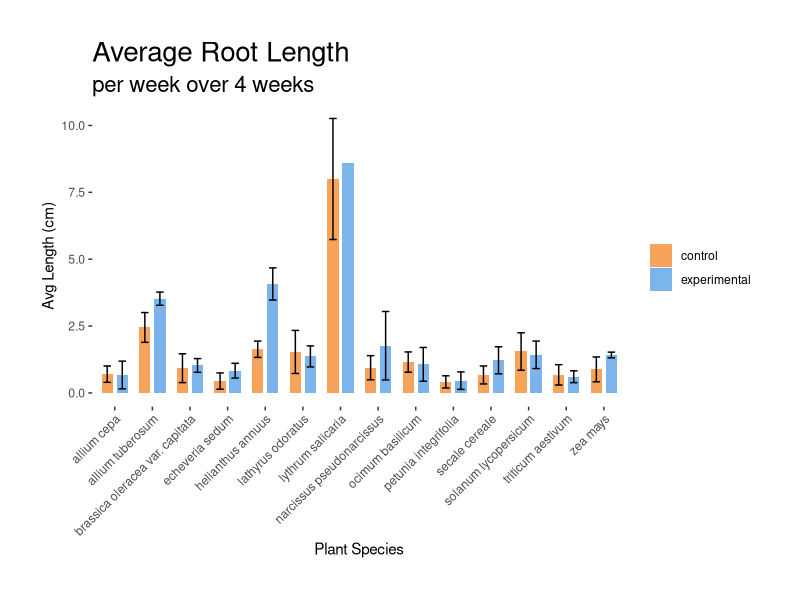
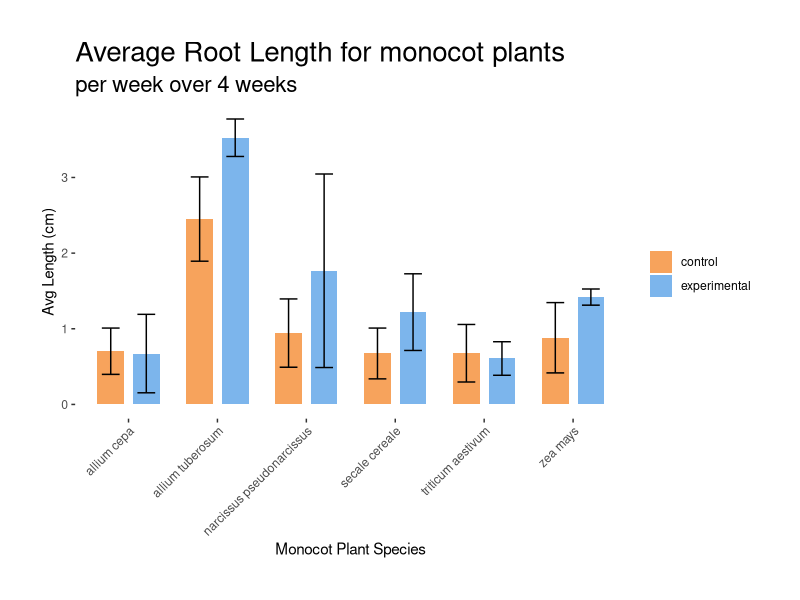
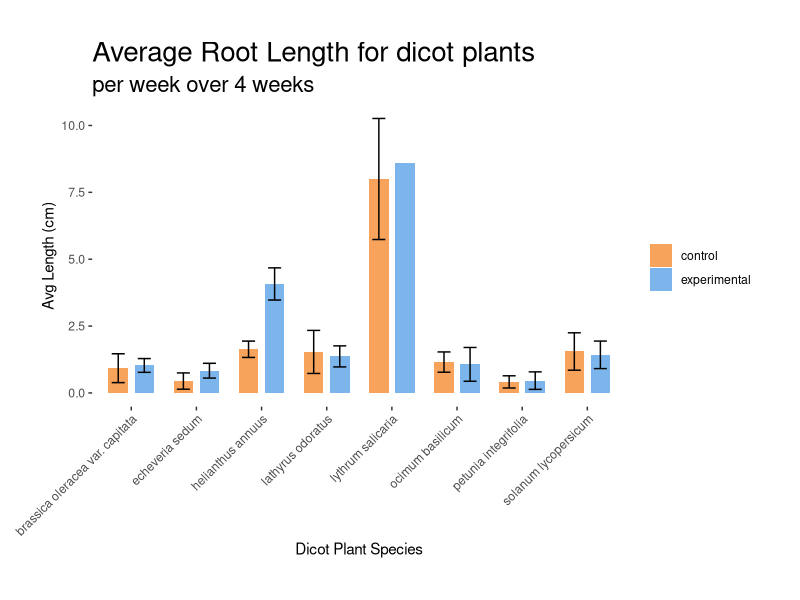
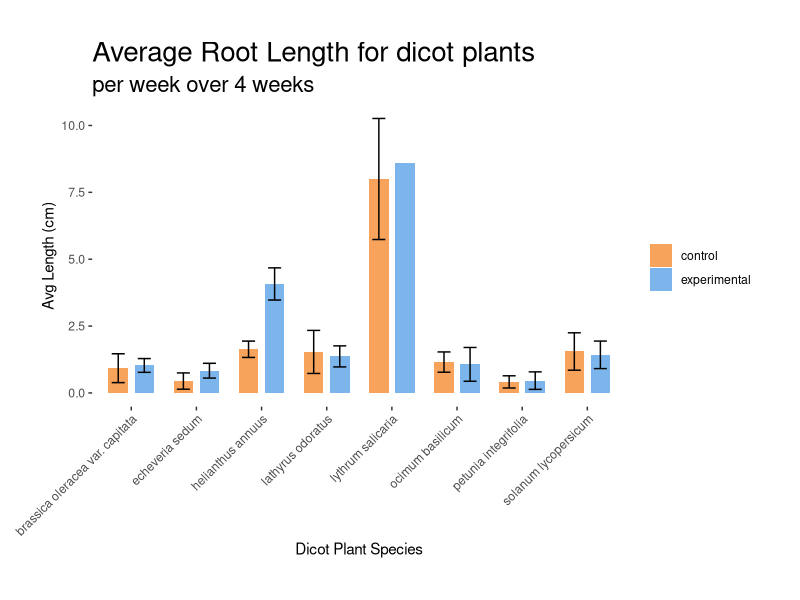
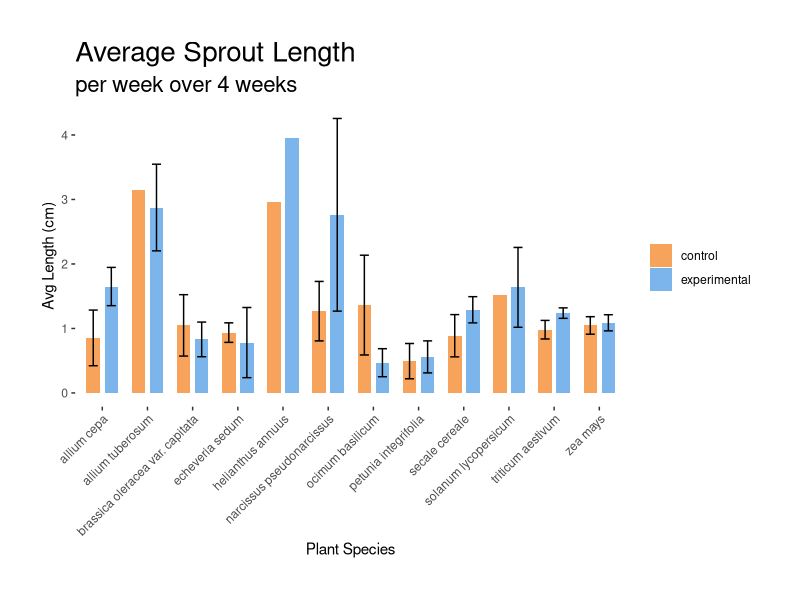
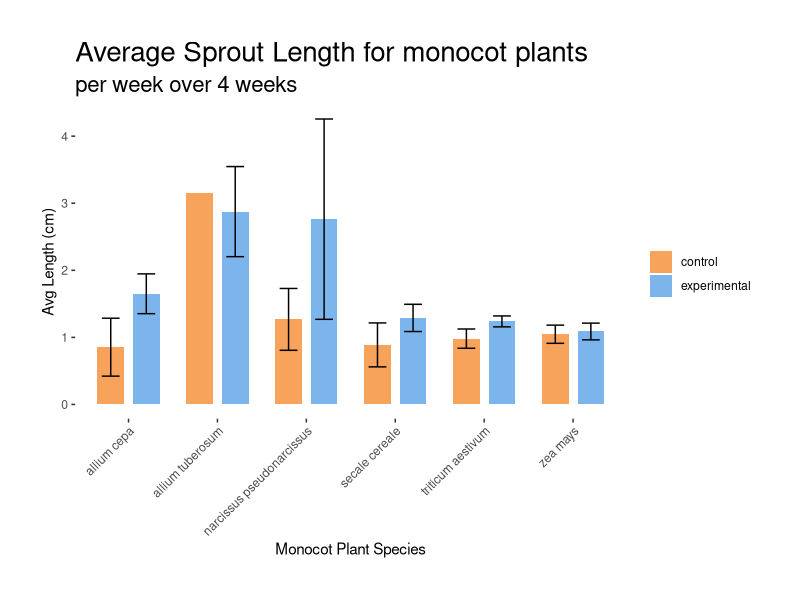
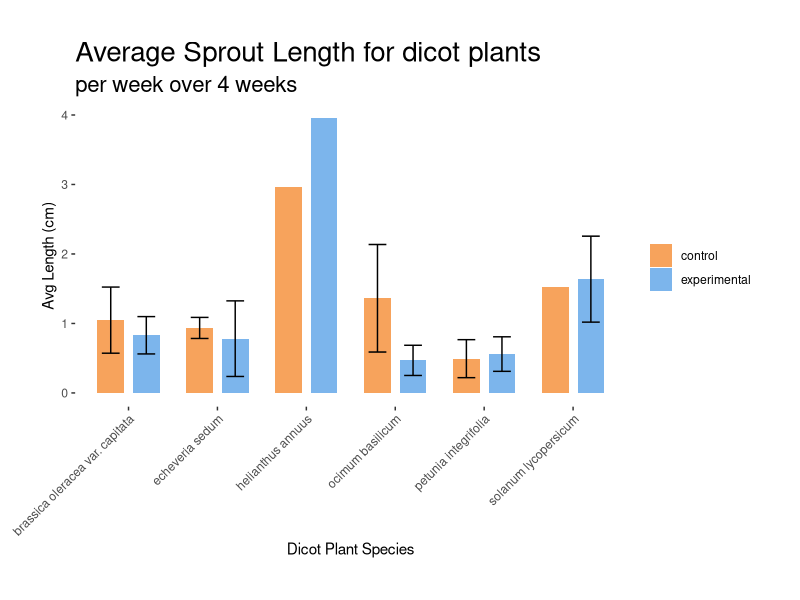
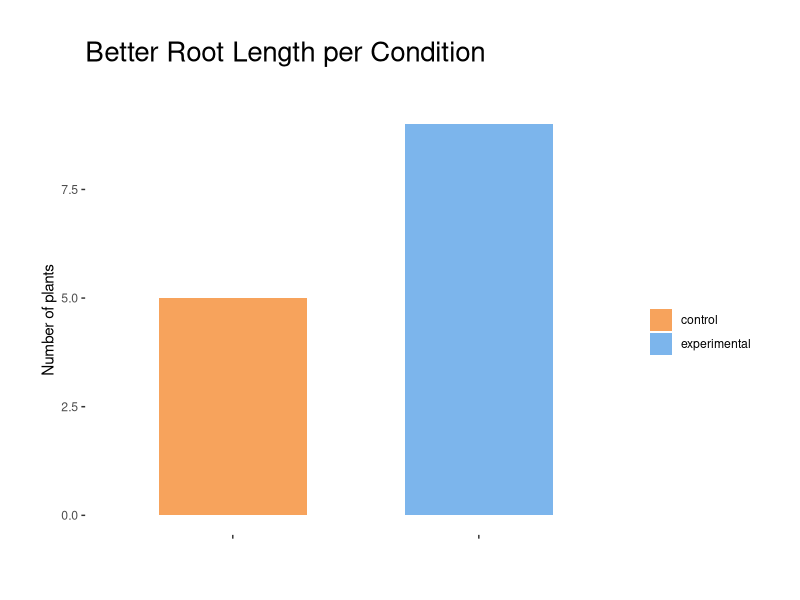

Generate these figures, in order, with R:
## ---- chunk 1
knitr::opts_chunk$set(echo = TRUE)
knitr::opts_chunk$set(fig.width=8)
knitr::opts_chunk$set(warning=FALSE)
## ---- chunk 2
#install.packages("dplyr")
#install.packages("tidyr")

#install.packages("ggplot2")

## ---- chunk 3
# for data manipulation:
library(dplyr)
library(tidyr)

# for visualization
library(ggplot2)
## ---- chunk 4
bioData <- read.csv("rawData.csv")
## ---- chunk 5
bioData[is.na(bioData)] <- 0
## ---- chunk 6
bioData$Plant.Type <- tolower(bioData$Plant.Type)
bioData$Control.Experimental <- tolower(bioData$Control.Experimental)
bioData$Common.Name <- tolower(bioData$Common.Name)
bioData$Scientific.Name <- tolower(bioData$Scientific.Name)
## ---- chunk 7
bioData$Group <- factor(bioData$Group)
bioData$Plant.Type <- factor(bioData$Plant.Type)
bioData$Control.Experimental <- factor(bioData$Control.Experimental)
## ---- chunk 8
bioData <- bioData %>%
  rename(Common_Name = Common.Name,
         Scientific_Name = Scientific.Name,
         Plant_Type = Plant.Type,
         Control_Experimental = Control.Experimental,
         Root_Count = number.of.roots.over.all,
         Sprout_Count = number.of.sprouts.over.all,
         Sprout_Week_1_Change_cm = Change.in.week.1..sprout.,
         Sprout_Week_2_Change_cm = change.in.week.2..sprout.,
         Sprout_Week_3_Change_cm = change.in.week.3..sprout.,
         Sprout_Week_4_Change_cm = change.in.week.4..sprout.,
         Seed_Amount = seed.amount,
         Seed_Amount_Variation = seed.amount.variation..,
         Root_Week_1_Change_cm = Change.in.week.1..root.,
         Root_Week_2_Change_cm = change.in.week.2..root.,
         Root_Week_3_Change_cm = change.in.week.3..root.,
         Root_Week_4_Change_cm = change.in.week.4..root.,
         Root_Lengths_cm = Indavidual.lengrths..roots.,
         Sprout_Lengths_cm = Indavidual.langth..sprouts.,
         Healthy_Seed_Count = healthy.seed.count
         )
## ---- chunk 9
bioData <- bioData %>% filter(Healthy_Seed_Count != 0)
## ---- chunk 10
# remove leading and trailing commas
remove_commas <- function(x) {
  gsub("^,|,$", "", x)
}
## ---- chunk 11
bioData <- bioData %>%
  group_by(Scientific_Name, Control_Experimental) %>%
  summarize(
    Common_Name = first(Common_Name),
    Root_Lengths_cm = remove_commas(paste(Root_Lengths_cm, collapse = ", ")),
    Plant_Type = first(Plant_Type),
    Root_Count = sum(Root_Count),
    Sprout_Count = sum(Sprout_Count),
    Sprout_Week_1_Change_cm = mean(Sprout_Week_1_Change_cm),
    Sprout_Week_2_Change_cm = mean(Sprout_Week_2_Change_cm),
    Sprout_Week_3_Change_cm = mean(Sprout_Week_3_Change_cm),
    Sprout_Week_4_Change_cm = mean(Sprout_Week_4_Change_cm),
    Seed_Amount = sum(Seed_Amount),
    Seed_Amount_Variation = first(Seed_Amount_Variation),
    Root_Week_1_Change_cm = mean(Root_Week_1_Change_cm),
    Root_Week_2_Change_cm = mean(Root_Week_2_Change_cm),
    Root_Week_3_Change_cm = mean(Root_Week_3_Change_cm),
    Root_Week_4_Change_cm = mean(Root_Week_4_Change_cm),
    Sprout_Lengths_cm = remove_commas(paste(Sprout_Lengths_cm, collapse = ", ")),
    Healthy_Seed_Count = sum(Healthy_Seed_Count)
  ) %>%
  ungroup()
## ---- chunk 12
bioData <- bioData %>% mutate(id = row_number())
bioData <- bioData %>% select(id, everything())
## ---- chunk 13
rootLengthsData <- bioData %>% separate_rows(Root_Lengths_cm, sep = ",") %>% select(id, Root_Length_cm = Root_Lengths_cm)
## ---- chunk 14
rootLengthsData <- rootLengthsData %>% mutate(Root_Length_cm = as.numeric(Root_Length_cm))
## ---- chunk 15
sproutLengthsData <- bioData %>%
  separate_rows(Sprout_Lengths_cm, sep = ",") %>%
  select(id, Sprout_Length_cm = Sprout_Lengths_cm) %>%
  mutate(Sprout_Length_cm = as.numeric(Sprout_Length_cm))

sproutLengthsData <- sproutLengthsData[complete.cases(sproutLengthsData),]
## ---- chunk 16
bioData <- bioData %>% select(-Root_Lengths_cm, -Sprout_Lengths_cm)
## ---- chunk 17
weeklyRootGrowths <- gather(
                      select(bioData, 
                            id, Scientific_Name, Control_Experimental, Common_Name, Plant_Type,
                            "1" = Root_Week_1_Change_cm, 
                            "2" = Root_Week_2_Change_cm, 
                            "3" = Root_Week_3_Change_cm, 
                            "4" = Root_Week_4_Change_cm), 
                      key = "week", 
                      value = "measurement_cm",
                      -id, -Scientific_Name, -Control_Experimental, -Common_Name, -Plant_Type)
weeklyRootGrowths <- weeklyRootGrowths %>% mutate(week = as.numeric(week))
bioData <- bioData %>% select(-Root_Week_1_Change_cm, -Root_Week_2_Change_cm, -Root_Week_3_Change_cm, -Root_Week_4_Change_cm)
## ---- chunk 18
weeklySproutGrowths <- gather(
                      select(bioData, 
                            id, Scientific_Name, Control_Experimental, Common_Name, Plant_Type,
                            "1" = Sprout_Week_1_Change_cm, 
                            "2" = Sprout_Week_2_Change_cm, 
                            "3" = Sprout_Week_3_Change_cm, 
                            "4" = Sprout_Week_4_Change_cm), 
                      key = "week", 
                      value = "measurement_cm",
                      -id, -Scientific_Name, -Control_Experimental, -Common_Name, -Plant_Type)
weeklySproutGrowths <- weeklySproutGrowths %>% mutate(week = as.numeric(week))
bioData <- bioData %>% select(-Sprout_Week_1_Change_cm, -Sprout_Week_2_Change_cm, -Sprout_Week_3_Change_cm, -Sprout_Week_4_Change_cm)
## ---- chunk 19
calculate_summary <- function(main_data, summary_data, id_col, summary_col, summary_name, summary_method){
  summary_values <- summary_data %>%
    group_by({{id_col}}) %>%
    summarize(
      {{summary_name}} := summary_method({{summary_col}})
    )
  
  result <- left_join(main_data, summary_values, by = join_by({{id_col}}))
  return(result)
}
## ---- chunk 20
bioData <- calculate_summary(bioData, rootLengthsData, id, Root_Length_cm, avg_root_length_cm, mean) # average root length
bioData <- mutate(bioData, avg_root_length_cm = avg_root_length_cm / Healthy_Seed_Count)
bioData <- calculate_summary(bioData, sproutLengthsData, id, Sprout_Length_cm, avg_sprout_length_cm, mean) # average sprout length
bioData <- mutate(bioData, avg_sprout_length_cm = avg_sprout_length_cm / Healthy_Seed_Count)
bioData <- calculate_summary(bioData, rootLengthsData, id, Root_Length_cm, median_root_length_cm, median) # Median sprout length
bioData <- calculate_summary(bioData, sproutLengthsData, id, Sprout_Length_cm, median_sprout_length_cm, median) # Median sprout length
bioData <- calculate_summary(bioData, rootLengthsData, id, Root_Length_cm, root_length_sd, sd) # root length standard deviation
bioData <- mutate(bioData, root_length_sd = root_length_sd / Healthy_Seed_Count)
bioData <- calculate_summary(bioData, sproutLengthsData, id, Sprout_Length_cm, sprout_length_sd, sd) # sprout length standard deviation
bioData <- mutate(bioData, sprout_length_sd = sprout_length_sd / Healthy_Seed_Count)

# set all na values to 0
#bioData[is.na(bioData)] <- 0
## ---- chunk 21
create_bar_plot <- function(data, x_val, y_val, fill_val, sd = NULL, titleName, subtitleName = NULL, x_title, y_title, legend = TRUE, hideXAxisText = FALSE,...){
  colors <- c("experimental" = "#7cb5ec", "control" = "#f7a35c")
  
  chart <- ggplot(data, aes(x = {{x_val}}, y = {{y_val}}, fill = {{fill_val}})) +
          geom_bar(stat = "identity", position = position_dodge(width = 0.8), width = 0.6) +
            scale_fill_manual(values = colors, name = "") +
            labs(title = titleName, subtitle = subtitleName, x = x_title, y = y_title) +
            theme(axis.text.x = element_text(angle = 45, hjust = 1),
                  plot.title = element_text(size = 20),
                  plot.margin = margin(30, 30, 30, 30, "pt"),
                  plot.background = element_rect(fill = "white"),      # Set plot background color
                  panel.background = element_rect(fill = "white"))  # Rotate x-axis labels for better readability
  
  if(!missing(sd)){
    sd_filter <- !is.null(data[[deparse(substitute(sd))]]) & data[[deparse(substitute(sd))]] > 0
    chart <- chart + geom_errorbar(aes(ymin = pmax({{y_val}} - {{sd}}, 0), 
                                        ymax = {{y_val}} + {{sd}}), 
                                        width = 0.4, 
                                        position = position_dodge(width = 0.8), na.rm = TRUE)
  }
  
  if(!missing(subtitleName)){
    chart <- chart + theme(plot.subtitle = element_text(size = 16))
  }
  
  if(!legend){
    chart <- chart + guides(fill = FALSE)
  }
  
  if(hideXAxisText){
    chart <- chart + theme(axis.text.x = element_blank()) + labs(x = "")
  }
  
  fileName <- paste("charts/",titleName,".png")
  suppressMessages(ggsave(fileName, chart))
  return(chart)
}


## ---- chunk 22
bioDataRoot <- bioData %>%
              group_by(Scientific_Name) %>%
              filter(n() == 2) %>%
              filter(all(avg_root_length_cm != 0))
## ---- chunk 23
create_bar_plot(data = bioDataRoot,
                x_val = Scientific_Name,
                y_val = avg_root_length_cm,
                fill_val = Control_Experimental,
                sd = root_length_sd,
                titleName = "Average Root Length",
                subtitleName = "per week over 4 weeks",
                x_title = "Plant Species",
                y_title = "Avg Length (cm)")

## ---- chunk 24
create_bar_plot(data = subset(bioDataRoot, Plant_Type == "monocot"),
                x_val = Scientific_Name,
                y_val = avg_root_length_cm,
                fill_val = Control_Experimental,
                sd = root_length_sd,
                titleName = "Average Root Length for monocot plants",
                subtitleName = "per week over 4 weeks",
                x_title = "Monocot Plant Species",
                y_title = "Avg Length (cm)")
## ---- chunk 25
create_bar_plot(data = subset(bioDataRoot, Plant_Type == "dicot"),
                x_val = Scientific_Name,
                y_val = avg_root_length_cm,
                fill_val = Control_Experimental,
                sd = root_length_sd,
                titleName = "Average Root Length for dicot plants",
                subtitleName = "per week over 4 weeks",
                x_title = "Dicot Plant Species",
                y_title = "Avg Length (cm)")
## ---- chunk 26
unique_plant_names <- unique(bioDataRoot$Scientific_Name)
# Iterate through each unique plant name
for(plant_name in unique_plant_names){
  # Generate a chart for the current plant
  create_bar_plot(data = filter(bioDataRoot, Scientific_Name == plant_name),
                  x_val = Scientific_Name,
                  y_val = avg_root_length_cm,
                  fill_val = Control_Experimental,
                  sd = root_length_sd,
                  titleName = paste("Average Root Length for",plant_name),
                  subtitleName = "per week over 4 weeks",
                  x_title = "Plant Species",
                  y_title = "Avg Length (cm)",
                  hideXAxisText = TRUE)
}

## ---- chunk 27
create_bar_plot(data = subset(bioDataRoot, Plant_Type == "dicot"),
                x_val = Scientific_Name,
                y_val = avg_root_length_cm,
                fill_val = Control_Experimental,
                sd = root_length_sd,
                titleName = "Average Root Length for dicot plants",
                subtitleName = "per week over 4 weeks",
                x_title = "Dicot Plant Species",
                y_title = "Avg Length (cm)")
## ---- chunk 28
bioDataSprout <- bioData %>%
              group_by(Scientific_Name) %>%
              filter(n() == 2) %>%
              filter(all(avg_sprout_length_cm != 0))
## ---- chunk 29
create_bar_plot(data = bioDataSprout,
                x_val = Scientific_Name,
                y_val = avg_sprout_length_cm,
                fill_val = Control_Experimental,
                sd = sprout_length_sd,
                titleName = "Average Sprout Length",
                subtitleName = "per week over 4 weeks",
                x_title = "Plant Species",
                y_title = "Avg Length (cm)")
## ---- chunk 30
# Iterate through each unique plant name
for(plant_name in unique_plant_names){
  # Generate a chart for the current plant
  create_bar_plot(data = filter(bioDataSprout, Scientific_Name == plant_name),
                  x_val = Scientific_Name,
                  y_val = avg_sprout_length_cm,
                  fill_val = Control_Experimental,
                  sd = sprout_length_sd,
                  titleName = paste("Average Sprout Length for",plant_name),
                  subtitleName = "per week over 4 weeks",
                  x_title = "Plant Species",
                  y_title = "Avg Length (cm)",
                  hideXAxisText = TRUE)
}
## ---- chunk 31
create_bar_plot(data = subset(bioDataSprout, Plant_Type == "monocot"),
                x_val = Scientific_Name,
                y_val = avg_sprout_length_cm,
                fill_val = Control_Experimental,
                sd = sprout_length_sd,
                titleName = "Average Sprout Length for monocot plants",
                subtitleName = "per week over 4 weeks",
                x_title = "Monocot Plant Species",
                y_title = "Avg Length (cm)")
## ---- chunk 32
create_bar_plot(data = subset(bioDataSprout, Plant_Type == "dicot"),
                x_val = Scientific_Name,
                y_val = avg_sprout_length_cm,
                fill_val = Control_Experimental,
                sd = sprout_length_sd,
                titleName = "Average Sprout Length for dicot plants",
                subtitleName = "per week over 4 weeks",
                x_title = "Dicot Plant Species",
                y_title = "Avg Length (cm)")
## ---- chunk 33
better_length <- bioDataRoot %>%
  group_by(Scientific_Name) %>% 
  summarise(
    better_length_control = sum(avg_root_length_cm[Control_Experimental == "control"] > avg_root_length_cm[Control_Experimental == "experimental"]),
    better_length_experimental = sum(avg_root_length_cm[Control_Experimental == "experimental"] > avg_root_length_cm[Control_Experimental == "control"])
  ) %>%
  summarise(
    better_length_control = sum(better_length_control),
    better_length_experimental = sum(better_length_experimental)
  ) %>%
  pivot_longer(cols = starts_with("better_length"), names_to = "Category", values_to = "total_count") %>%
  mutate(Category = gsub("better_length_", "",Category))

create_bar_plot(data = better_length,
                x_val = Category,
                y_val = total_count,
                fill_val = Category,
                titleName = "Better Root Length per Condition",
                subtitleName = "",
                x_title = "Plant Species",
                y_title = "Number of plants",
                hideXAxisText = TRUE)
## ---- chunk 34
better_length <- bioDataSprout %>%
  group_by(Scientific_Name) %>% 
  summarise(
    better_length_control = sum(avg_sprout_length_cm[Control_Experimental == "experimental"] > avg_sprout_length_cm[Control_Experimental == "control"]),
    better_length_experimental = sum(avg_sprout_length_cm[Control_Experimental == "control"] > avg_sprout_length_cm[Control_Experimental == "experimental"])
  ) %>%
  summarise(
    better_length_control = sum(better_length_control),
    better_length_experimental = sum(better_length_experimental)
  ) %>%
  pivot_longer(cols = starts_with("better_length"), names_to = "Category", values_to = "total_count") %>%
  mutate(Category = gsub("better_length_", "",Category)) %>%
  mutate (sd = 0)

create_bar_plot(data = better_length,
                x_val = Category,
                y_val = total_count,
                fill_val = Category,
                titleName = "Better Sprout Length per Condition",
                subtitleName = "",
                x_title = "Plant Species",
                y_title = "Number of plants",
                hideXAxisText = TRUE)
## ---- chunk 35
create_scatter_plot <- function(data, x_val, y_val, fill_val, line_of_best_fit = TRUE, titleName, subtitleName = NULL, x_title, y_title, legend = TRUE, hideXAxisText = FALSE,...){
  colors <- c("experimental" = "#7cb5ec", "control" = "#f7a35c")

chart <- ggplot(data, aes(x = {{x_val}}, y = {{y_val}}, color = {{fill_val}})) + 
  geom_point() +
  scale_color_manual(values = colors, name = "") +
  labs(title = titleName, x = x_title, y = y_title) +
        theme(plot.title = element_text(size = 20),
              plot.margin = margin(30, 30, 30, 30, "pt"),
              plot.background = element_rect(fill = "white"),      # Set plot background color
              panel.background = element_rect(fill = "white"))  # Rotate x-axis labels for better

if(line_of_best_fit){
  chart <- chart + geom_smooth(method = "lm", formula = y ~ x, se = TRUE,aes(group = Control_Experimental), stat = "smooth", fullrange = TRUE)
}

# calculate r squared
#rsquared_data <- data %>%
#  group_by(fill_val) %>%
#  summarise(rsquared = summary(lm(y_val ~ x_val))$r.squared)

fileName <- paste("charts/",titleName,".png")
suppressMessages(ggsave(fileName, chart))

return(chart)
}
## ---- chunk 36
create_scatter_plot(data = weeklyRootGrowths, x_val = week, y_val = measurement_cm, fill_val = Control_Experimental, line_of_best_fit = TRUE, titleName = "Weekly Root Growth", x_title = "Week", y_title = "Measurments (cm)")

#rsquared_data <- weeklyRootGrowths %>%
#  group_by(Control_Experimental) %>%
#  summarise(rsquared = summary(lm(measurement_cm ~ week))$r.squared)
## ---- chunk 37
create_scatter_plot(data = weeklySproutGrowths, x_val = week, y_val = measurement_cm, fill_val = Control_Experimental, line_of_best_fit = TRUE, titleName = "Weekly Sprout Growth", x_title = "Week", y_title = "Measurments (cm)")

#rsquared_data <- weeklySproutGrowths %>%
#  group_by(Control_Experimental) %>%
#  summarise(rsquared = summary(lm(measurement_cm ~ week))$r.squared)

